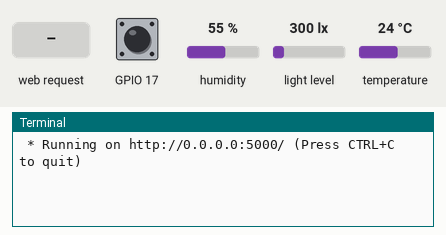
Simulated run of this program. Board: Raspberry Pi (BCM pin numbers). On the bench: the last lines printed to the terminal. The inputs (shaded band) are chosen by the test bench; at power-on: GPIO 17 HIGH, humidity 55 %, light level 300 lx, temperature 24 °C. Threads take turns every 2 ms; the clock reads 2024-03-15 10:24:30 at power-on unless the program sets it.

Above: at 1.2 s.
1.3 s: HTTP request for /values received
At 2.4 s:
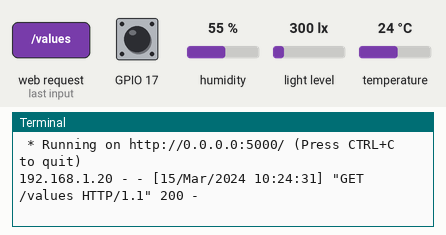
2.8 s: HTTP request for / received
At 3.1 s:
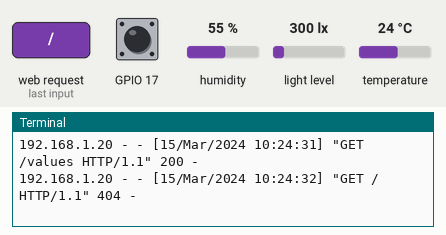

Measured:
- after the input at 1.3 s, the terminal: prints a new line at once (image 1)
- after the input at 2.8 s, the terminal: prints a new line at once (image 2)

The program:

webapp.py
```python
# DHT11

import time
import board
import adafruit_dht
import statistics
import smbus
import RPi.GPIO as GPIO
import collections
from datetime import datetime

GPIO.setmode(GPIO.BCM)
GPIO.setup(17, GPIO.IN, pull_up_down = GPIO.PUD_OFF)
# Defines the sensor and it's pin
dhtDevice = adafruit_dht.DHT11(board.D4)

humidity_values = collections.deque(maxlen=5)
temperature_values = collections.deque(maxlen=5)
full_lux = None
vis_lux = None
ir_lux = None
last_noise_timestamp = None


def read_temperatures():
    global humidity_values
    global temperature_values
    while True:
        try:
            # Read 5 times and supply with median
            # Try to read the sensor
            if dhtDevice.humidity is not None and dhtDevice.temperature is not None:
                humidity_values.append(dhtDevice.humidity)
                temperature_values.append(dhtDevice.temperature)
            time.sleep(0.2)
        except:
            continue

def read_light():
    global full_lux
    global vis_lux
    global ir_lux
    while True:
        try:
            bus = smbus.SMBus(1)

            # TSL2561 address, 0x39(57)
            # Select control register, 0x00(00) with command register, 0x80(128)
            #		0x03(03)	Power ON mode
            bus.write_byte_data(0x39, 0x00 | 0x80, 0x03)
            # TSL2561 address, 0x39(57)
            # Select timing register, 0x01(01) with command register, 0x80(128)
            #		0x02(02)	Nominal integration time = 402ms
            bus.write_byte_data(0x39, 0x01 | 0x80, 0x02)

            time.sleep(0.5)

            # Read data back from 0x0C(12) with command register, 0x80(128), 2 bytes
            # ch0 LSB, ch0 MSB
            data = bus.read_i2c_block_data(0x39, 0x0C | 0x80, 2)

            # Read data back from 0x0E(14) with command register, 0x80(128), 2 bytes
            # ch1 LSB, ch1 MSB
            data1 = bus.read_i2c_block_data(0x39, 0x0E | 0x80, 2)

            # Convert the data
            full_lux = data[1] * 256 + data[0]
            ir_lux = data1[1] * 256 + data1[0]
            vis_lux = full_lux - ir_lux
            time.sleep(0.5)
        except:
            continue

def read_mic():
    # read digital pin 17
    global last_noise_timestamp
    while True:
        try:
            if GPIO.input(17) == 0:
                last_noise_timestamp = time.time()
            time.sleep(0.5)
        except:
            continue


# Add webserver
from flask import Flask
app = Flask(__name__)
@app.route('/values')
def values():
    global humidity_values
    global temperature_values
    global vis_lux
    global ir_lux
    global last_noise_timestamp

    median_temperature = statistics.median(temperature_values)
    median_humidity = statistics.median(humidity_values)
        # Return the values if not None
    if median_temperature is not None and median_humidity is not None:
        return "local_temp {}\nlocal_humidity {}\nvis_lux {}\nir_lux {}\nactivity_timestamp {}\n".format(median_temperature, median_humidity, vis_lux, ir_lux, last_noise_timestamp ), 200, {'Content-Type': 'text/plain; charset=utf-8'}

#spawn threads
import threading
threading.Thread(target=read_temperatures).start()
threading.Thread(target=read_light).start()
threading.Thread(target=read_mic).start()

app.run(host='0.0.0.0', port=5000)
```
